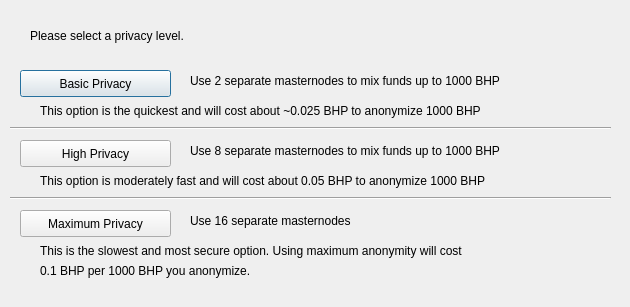
<?xml version="1.0" encoding="UTF-8"?>
<ui version="4.0">
 <class>DarksendConfig</class>
 <widget class="QDialog" name="DarksendConfig">
  <property name="geometry">
   <rect>
    <x>0</x>
    <y>0</y>
    <width>630</width>
    <height>307</height>
   </rect>
  </property>
  <property name="windowTitle">
   <string>Configure PrivateSend</string>
  </property>
  <widget class="QPushButton" name="buttonBasic">
   <property name="geometry">
    <rect>
     <x>20</x>
     <y>70</y>
     <width>151</width>
     <height>27</height>
    </rect>
   </property>
   <property name="text">
    <string>Basic Privacy</string>
   </property>
  </widget>
  <widget class="QPushButton" name="buttonHigh">
   <property name="geometry">
    <rect>
     <x>20</x>
     <y>140</y>
     <width>151</width>
     <height>27</height>
    </rect>
   </property>
   <property name="text">
    <string>High Privacy</string>
   </property>
  </widget>
  <widget class="QPushButton" name="buttonMax">
   <property name="geometry">
    <rect>
     <x>20</x>
     <y>210</y>
     <width>151</width>
     <height>27</height>
    </rect>
   </property>
   <property name="text">
    <string>Maximum Privacy</string>
   </property>
  </widget>
  <widget class="QLabel" name="label">
   <property name="geometry">
    <rect>
     <x>30</x>
     <y>20</y>
     <width>571</width>
     <height>31</height>
    </rect>
   </property>
   <property name="text">
    <string>Please select a privacy level.</string>
   </property>
  </widget>
  <widget class="QLabel" name="label_2">
   <property name="geometry">
    <rect>
     <x>190</x>
     <y>70</y>
     <width>421</width>
     <height>21</height>
    </rect>
   </property>
   <property name="text">
    <string>Use 2 separate masternodes to mix funds up to 1000 BHP</string>
   </property>
  </widget>
  <widget class="QLabel" name="label_3">
   <property name="geometry">
    <rect>
     <x>190</x>
     <y>140</y>
     <width>411</width>
     <height>21</height>
    </rect>
   </property>
   <property name="text">
    <string>Use 8 separate masternodes to mix funds up to 1000 BHP</string>
   </property>
  </widget>
  <widget class="QLabel" name="label_4">
   <property name="geometry">
    <rect>
     <x>190</x>
     <y>210</y>
     <width>421</width>
     <height>21</height>
    </rect>
   </property>
   <property name="text">
    <string>Use 16 separate masternodes</string>
   </property>
  </widget>
  <widget class="QLabel" name="label_6">
   <property name="geometry">
    <rect>
     <x>40</x>
     <y>100</y>
     <width>561</width>
     <height>21</height>
    </rect>
   </property>
   <property name="text">
    <string>This option is the quickest and will cost about ~0.025 BHP to anonymize 1000 BHP</string>
   </property>
  </widget>
  <widget class="QLabel" name="label_7">
   <property name="geometry">
    <rect>
     <x>40</x>
     <y>170</y>
     <width>561</width>
     <height>21</height>
    </rect>
   </property>
   <property name="text">
    <string>This option is moderately fast and will cost about 0.05 BHP to anonymize 1000 BHP</string>
   </property>
  </widget>
  <widget class="QLabel" name="label_8">
   <property name="geometry">
    <rect>
     <x>40</x>
     <y>240</y>
     <width>561</width>
     <height>21</height>
    </rect>
   </property>
   <property name="text">
    <string>This is the slowest and most secure option. Using maximum anonymity will cost</string>
   </property>
  </widget>
  <widget class="QLabel" name="label_9">
   <property name="geometry">
    <rect>
     <x>40</x>
     <y>260</y>
     <width>561</width>
     <height>21</height>
    </rect>
   </property>
   <property name="text">
    <string>0.1 BHP per 1000 BHP you anonymize.</string>
   </property>
  </widget>
  <widget class="Line" name="line">
   <property name="geometry">
    <rect>
     <x>10</x>
     <y>120</y>
     <width>601</width>
     <height>16</height>
    </rect>
   </property>
   <property name="orientation">
    <enum>Qt::Horizontal</enum>
   </property>
  </widget>
  <widget class="Line" name="line_2">
   <property name="geometry">
    <rect>
     <x>10</x>
     <y>190</y>
     <width>601</width>
     <height>16</height>
    </rect>
   </property>
   <property name="orientation">
    <enum>Qt::Horizontal</enum>
   </property>
  </widget>
 </widget>
 <resources/>
 <connections/>
</ui>
